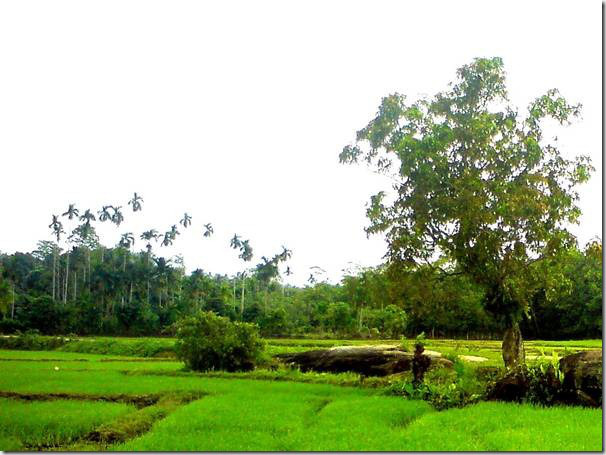
%> input picture im1_ref.jpg, 606 x 455 px
$ octave case1.m   (GNU Octave 9; MATLAB toolbox functions it lacks are replaced by stand-ins)
%> lines starting %> are read from the running program, lines starting %| are printed output that depends on the picture
%% Lab - case 1

% Panoramic
clear all, close all, clc

I_ref = imread('im1_ref.jpg');
%> I_ref is the input picture: size 455x606x3 uint8; mean R, G, B 161.1, 176.6, 137
I_sen = imread('im1_sen.jpg');
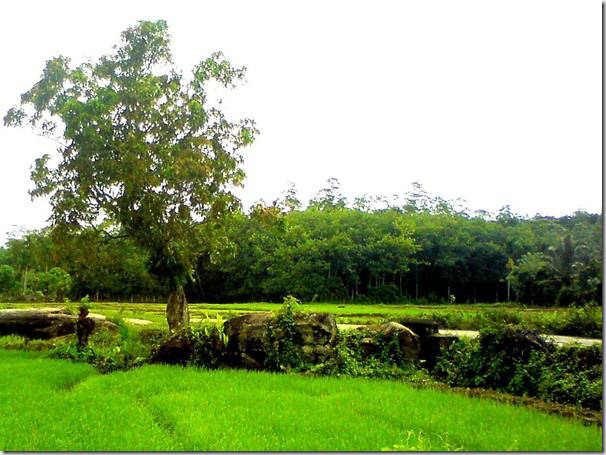
%> input picture im1_sen.jpg, 606 x 455 px
%> I_sen is the input picture: size 455x606x3 uint8; mean R, G, B 143.9, 162.4, 114.8
regImg = imread('regImg.jpg');
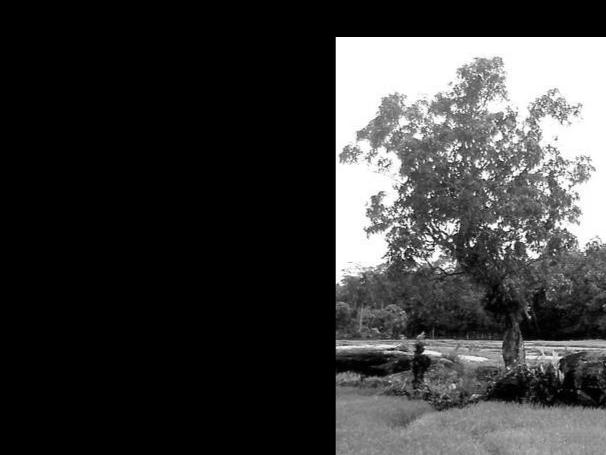
%> input picture regImg.jpg, 606 x 455 px
%> regImg is the input picture: size 455x606 uint8; min 0, max 255, mean 57.5

A=0;
B=0;
endFlag = 0;

for i = 1:size(regImg,1)
    for j = 1:size(regImg,2)
        if (regImg(i,j) > 20)
            A=i;
            B=j;
            endFlag = 1;
            break;
        end
    end

    if endFlag==1
        break;

    end
end
%> after the loop, A = 38; B = 336; endFlag = 1

pano = zeros(455+A,606+B,3);
%> pano: size 493x942x3 double; every value is 0

for i=1:size(I_ref,1);
    for j=1:size(I_ref,2);
        for k = 1:size(I_ref,3);

            pano(i,j,k) = I_ref(i,j,k);

        end

    end
end
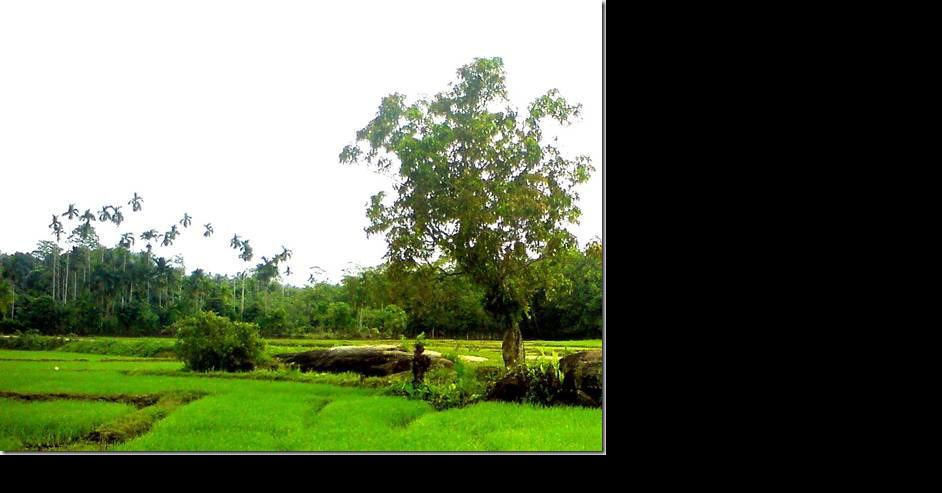
%> pano: size 493x942x3 double; mean R, G, B 95.6, 104.8, 81.4


for i=1:size(I_sen,1)
    for j=1:size(I_sen,2)
        for k = 1:3

            pano(A+i,B+j,k) = I_sen(i,j,k);

        end

    end
end
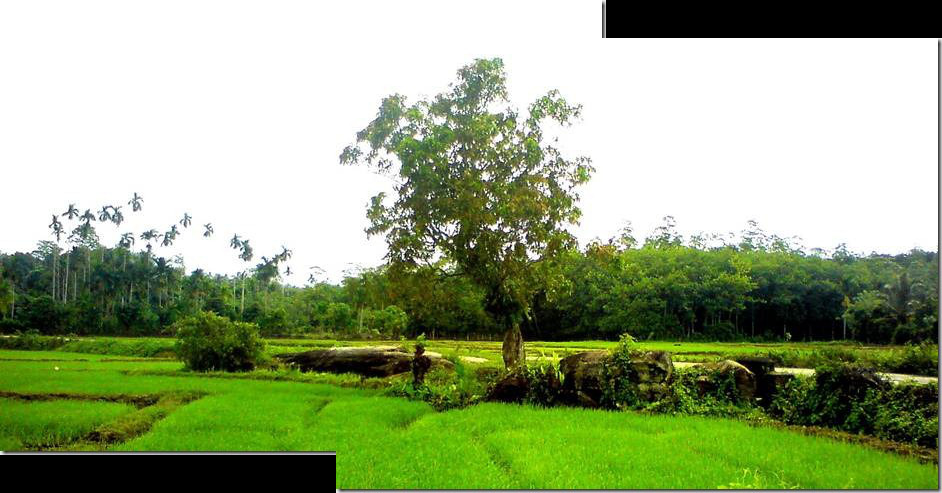
%> pano: size 493x942x3 double; mean R, G, B 148.6, 165, 125

imshow(uint8(pano))

%% quality estimation

%Intensity-based
im_ref_gr = rgb2gray(I_ref);
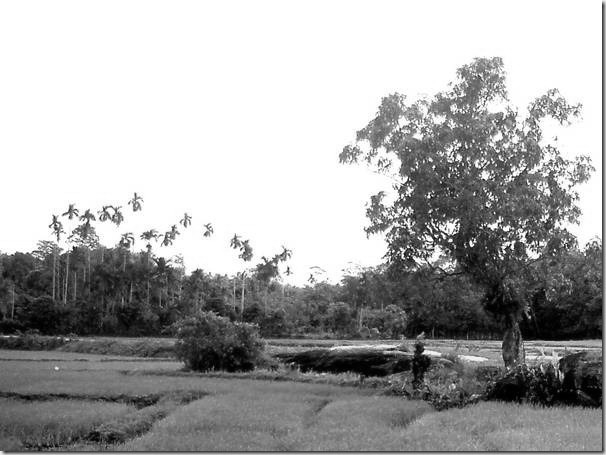
%> im_ref_gr: size 455x606 uint8; min 0, max 255, mean 167.4
pix_ref_gr=im_ref_gr(:);
pix_reg=regImg(:);

N= size(im_ref_gr,1)*size(im_ref_gr,2);
%> N = 275730
sumI=sum((pix_ref_gr-pix_reg).^2);
%> sumI = 44841329

RMSE=sqrt(double(sumI/(N-1)))
%> RMSE = 12.75

RMSE_rel=(RMSE)/double(max(pix_ref_gr)-min(pix_ref_gr));
%> RMSE_rel = 0.05
% MSER - projection
